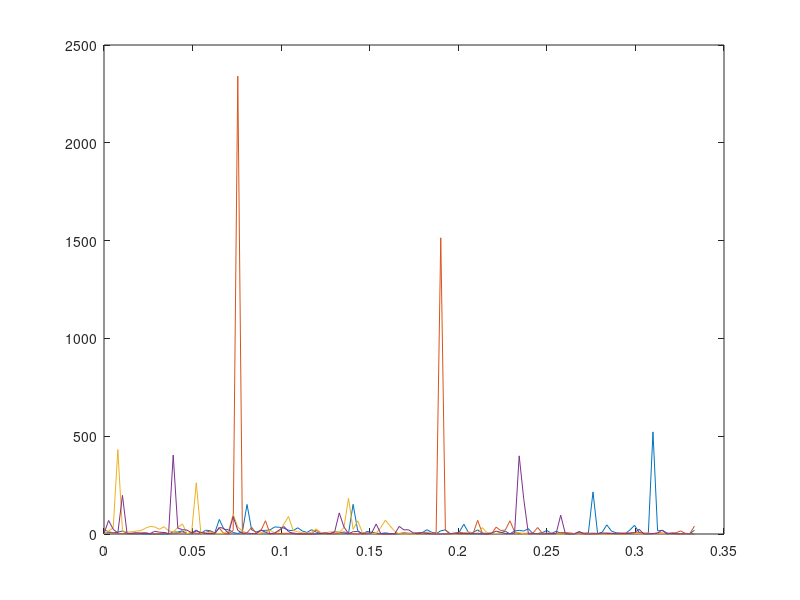

This figure's MATLAB source:
%%% This flie generates power spectrum of different patients and controls
%%% for  LGN to V1 propagation for eyesclosed condition

%%%%% Power Diagrams %%%%%%
clear all;
clc;
close all;
%%% Load database %%%
load('TF_database.mat');
power=struct;

field=fieldnames(database);
frequency_vector_NFFT=database.header.frequency_vector_NFFT;
L_NFFT=database.header.L_NFFT;
% band1=find(frequency_vector_NFFT<=0.1);
% band2=find(frequency_vector_NFFT>0.1 & frequency_vector_NFFT<=0.2);
% band3=find(frequency_vector_NFFT>0.2);

for i=2:length(field)
    pSpectrum(i,:)=database.(field{i}).eyesClosed.TF.ptf_LGN1_V1;
end
    
figure; 
plot(frequency_vector_NFFT,pSpectrum(13:16,1:L_NFFT));

